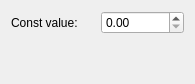
<?xml version="1.0" encoding="UTF-8"?>
<ui version="4.0">
 <class>ConstOptions</class>
 <widget class="QWidget" name="ConstOptions">
  <property name="geometry">
   <rect>
    <x>0</x>
    <y>0</y>
    <width>195</width>
    <height>84</height>
   </rect>
  </property>
  <property name="windowTitle">
   <string>Form</string>
  </property>
  <layout class="QGridLayout" name="gridLayout">
   <item row="0" column="0">
    <widget class="QLabel" name="label">
     <property name="text">
      <string>Const value:</string>
     </property>
    </widget>
   </item>
   <item row="0" column="1">
    <widget class="QDoubleSpinBox" name="doubleSpinBox">
     <property name="singleStep">
      <double>0.010000000000000</double>
     </property>
    </widget>
   </item>
   <item row="1" column="0">
    <spacer name="verticalSpacer">
     <property name="orientation">
      <enum>Qt::Vertical</enum>
     </property>
     <property name="sizeHint" stdset="0">
      <size>
       <width>20</width>
       <height>40</height>
      </size>
     </property>
    </spacer>
   </item>
  </layout>
 </widget>
 <resources/>
 <connections/>
</ui>
